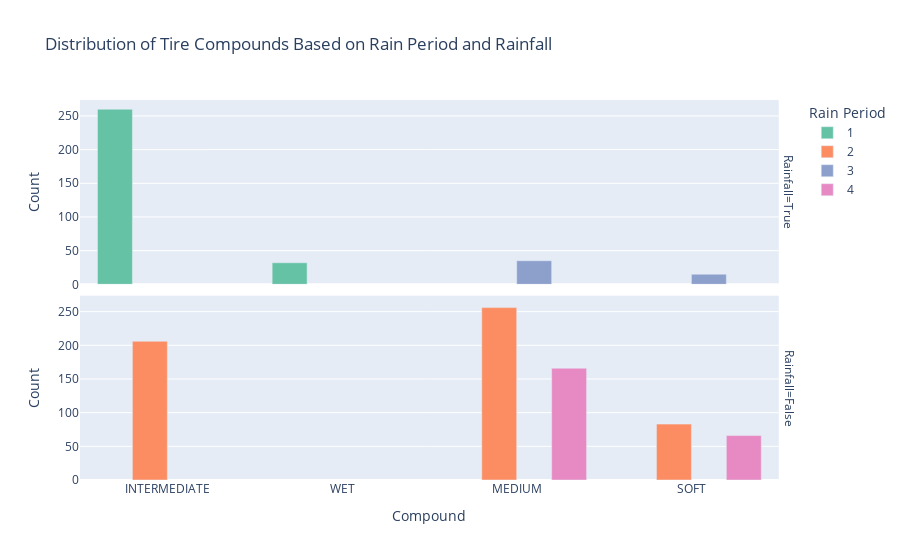

The notebook cell saved with this chart:
### Markdown cell above
## Graphs

### Code cell
# Convert RainPeriod and Rainfall to string for labeling
aligned_data['RainPeriod'] = aligned_data['RainPeriod'].astype(str)  
aligned_data['Rainfall'] = aligned_data['Rainfall'].astype(str)  

# Create a count of compounds based on rain periods and rainfall
compound_rain_counts = aligned_data.groupby(['Compound', 'RainPeriod', 'Rainfall']).size().reset_index(name='Count')

# Create the bar plot
fig = px.bar(
    compound_rain_counts,
    x='Compound',
    y='Count',
    color='RainPeriod',  
    facet_row='Rainfall',  
    title='Distribution of Tire Compounds Based on Rain Period and Rainfall',
    labels={'RainPeriod': 'Rain Period', 'Rainfall': 'Rainfall'},
    barmode='group',  
    color_discrete_sequence=px.colors.qualitative.Set2
)


fig.show()

### Figure 1 — Plotly figure (JSON) as saved in the notebook; plotly's stock layout.template omitted (floating-point values rounded to 4 significant figures)
{"data": [{"alignmentgroup": "True", "hovertemplate": "Rain Period=1<br>Rainfall=True<br>Compound=%{x}<br>Count=%{y}<extra></extra>", "legendgroup": "1", "marker": {"color": "rgb(102,194,165)", "pattern": {"shape": ""}}, "name": "1", "offsetgroup": "1", "orientation": "v", "showlegend": true, "textposition": "auto", "type": "bar", "x": ["INTERMEDIATE", "WET"], "xaxis": "x2", "y": [260, 32], "yaxis": "y2"}, {"alignmentgroup": "True", "hovertemplate": "Rain Period=2<br>Rainfall=False<br>Compound=%{x}<br>Count=%{y}<extra></extra>", "legendgroup": "2", "marker": {"color": "rgb(252,141,98)", "pattern": {"shape": ""}}, "name": "2", "offsetgroup": "2", "orientation": "v", "showlegend": true, "textposition": "auto", "type": "bar", "x": ["INTERMEDIATE", "MEDIUM", "SOFT"], "xaxis": "x", "y": [206, 256, 83], "yaxis": "y"}, {"alignmentgroup": "True", "hovertemplate": "Rain Period=3<br>Rainfall=True<br>Compound=%{x}<br>Count=%{y}<extra></extra>", "legendgroup": "3", "marker": {"color": "rgb(141,160,203)", "pattern": {"shape": ""}}, "name": "3", "offsetgroup": "3", "orientation": "v", "showlegend": true, "textposition": "auto", "type": "bar", "x": ["MEDIUM", "SOFT"], "xaxis": "x2", "y": [35, 15], "yaxis": "y2"}, {"alignmentgroup": "True", "hovertemplate": "Rain Period=4<br>Rainfall=False<br>Compound=%{x}<br>Count=%{y}<extra></extra>", "legendgroup": "4", "marker": {"color": "rgb(231,138,195)", "pattern": {"shape": ""}}, "name": "4", "offsetgroup": "4", "orientation": "v", "showlegend": true, "textposition": "auto", "type": "bar", "x": ["MEDIUM", "SOFT"], "xaxis": "x", "y": [166, 66], "yaxis": "y"}], "layout": {"annotations": [{"font": {}, "showarrow": false, "text": "Rainfall=False", "textangle": 90, "x": 0.98, "xanchor": "left", "xref": "paper", "y": 0.2425, "yanchor": "middle", "yref": "paper"}, {"font": {}, "showarrow": false, "text": "Rainfall=True", "textangle": 90, "x": 0.98, "xanchor": "left", "xref": "paper", "y": 0.7575, "yanchor": "middle", "yref": "paper"}], "barmode": "group", "legend": {"title": {"text": "Rain Period"}, "tracegroupgap": 0}, "title": {"text": "Distribution of Tire Compounds Based on Rain Period and Rainfall"}, "xaxis": {"anchor": "y", "domain": [0, 0.98], "title": {"text": "Compound"}}, "xaxis2": {"anchor": "y2", "domain": [0, 0.98], "matches": "x", "showticklabels": false}, "yaxis": {"anchor": "x", "domain": [0, 0.485], "title": {"text": "Count"}}, "yaxis2": {"anchor": "x2", "domain": [0.515, 1], "matches": "y", "title": {"text": "Count"}}}}
